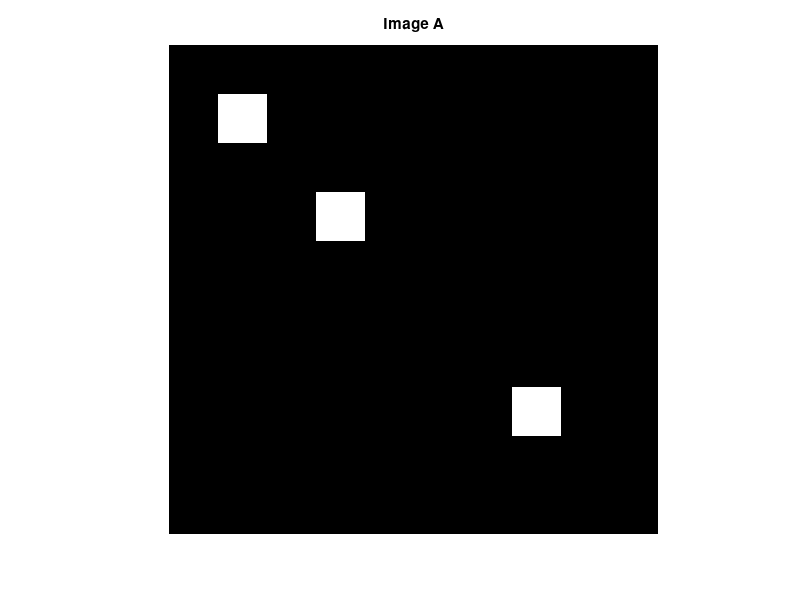

MATLAB code to generate this figure: (Note: this script raises an error after producing the figure.)
%% Task 1a Hough space visualization

close all; 
clearvars; 
clc;

% 1. Create an image A 10×10 pixels initialized with values 0 (use Matlab function zeros). Set the value of 
% three colinear pixels: A(2,2), A(4,4) A(8,8) to 1. Display the image using imagesc.

A = zeros(10, 10);

A(2, 2) = 1;
A(4, 4) = 1;
A(8, 8) = 1;

figure;
imagesc(A);
title('Image A');
colormap(gray);
axis equal;
axis off;

% Perform the Hough transform. Display the Hough space in a new figure (using imshow and scaling '[]').

theta = -90:0.5:89.5;
[H, theta, rho] = hough(A, 'Theta', theta, 'RhoResolution', 0.1);

figure;
imshow(imadjust(mat2gray(H)), 'XData', theta, 'YData', rho, 'InitialMagnification', 'fit', 'Colormap', parula);
title('Task 2 Hough Space');
xlabel('Theta (degrees)');
ylabel('Rho');
axis on;
axis normal;

% Answering questions:
% - Axes of the Hough space image represent the parameters of the Hough transform: theta (angle) and rho (distance from the origin).
% - Each sinusoid corresponds to a line in the image space passing through a point. The intersection point in the Hough space represents the parameters (theta, rho) of that line.
% - Three colinear pixels in the image result in three sinusoids intersecting at one point because they lie on the same line in the image space.

%  Set also pixels: A(9,9) and A(10,10) as “1” then recalculate and display the Hough transform. 
A(9, 9) = 1;
A(10, 10) = 1;

[H, theta, rho] = hough(A, 'Theta', theta, 'RhoResolution', 0.1);

figure;
imshow(imadjust(mat2gray(H)), 'XData', theta, 'YData', rho, 'InitialMagnification', 'fit', 'Colormap', parula);
title('Final Hough Space (5 sinusoids)');
xlabel('Theta (degrees)');
ylabel('Rho');
axis on;
axis normal;


%% Task 1b Parameters of the straight line

% Task 4:
% Find the maximum in the Hough space
[maxValue, maxIndex] = max(H(:));
[row, col] = ind2sub(size(H), maxIndex);

% Display the intersection point in the Hough space
figure('Name', 'Fig4: Intersection Point in Hough Space');
imshow(imadjust(mat2gray(H)), 'XData', theta, 'YData', rho, 'InitialMagnification', 'fit', 'Colormap', parula);
title('Intersection Point in Hough Space');
xlabel('Theta (degrees)');
ylabel('Rho');
axis on;
axis normal;
hold on;
plot(theta(col), rho(row), 'rx', 'MarkerSize', 10, 'LineWidth', 2);

% Task 5:
% Calculate the line parameters
x = 0:0.1:10;
thetaRadians = deg2rad(theta(col));
y = (rho(row) - x .* cos(thetaRadians)) / sin(thetaRadians);

% Task 6:
% Display the line in the image
figure('Name', 'Fig5: Image A with Detected Line');
imagesc(A);
title('Image A with Detected Line');
colormap(gray);
axis equal;
axis off;
hold on;
plot(x + 1, y + 1, 'r', 'LineWidth', 2);
hold off;

